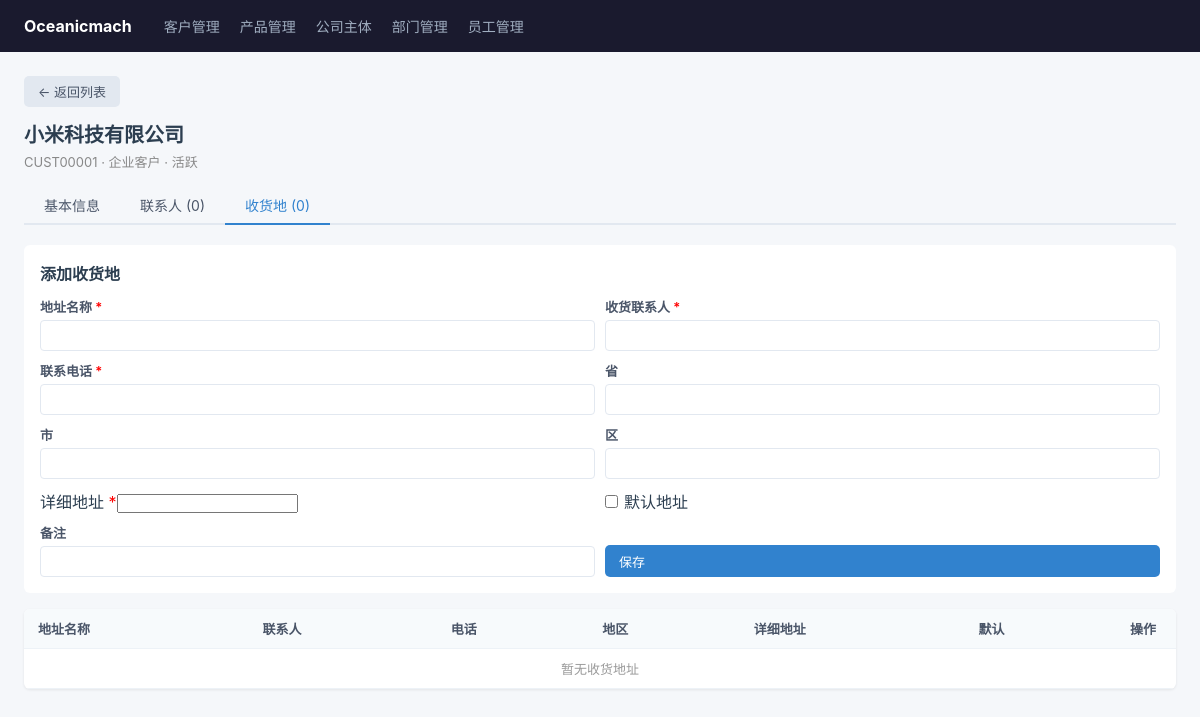
Page /customers/1?tab=addresses on the committed database.
### app/models.py (models this page shows)
class TimestampMixin:
    created_at = Column(DateTime, default=datetime.now, nullable=False)
    updated_at = Column(DateTime, default=datetime.now, onupdate=datetime.now, nullable=False)

class Customer(Base, TimestampMixin):
    __tablename__ = "customers"
    id = Column(Integer, primary_key=True, autoincrement=True)
    customer_code = Column(String(20), unique=True, nullable=False, comment="客户编号")
    name = Column(String(200), nullable=False, comment="客户全称")
    short_name = Column(String(100), comment="客户简称")
    customer_type = Column(
        SAEnum("企业客户", "个人客户", name="customer_type_enum"),
        nullable=False, comment="客户类型"
    )
    credit_code = Column(String(18), comment="统一社会信用代码")
    industry = Column(String(50), comment="所属行业")
    customer_level = Column(
        SAEnum("A", "B", "C", "D", name="customer_level_enum"),
        default="B", nullable=False, comment="客户等级"
    )
    status = Column(
        SAEnum("潜在", "活跃", "休眠", "黑名单", name="customer_status_enum"),
        default="潜在", nullable=False
    )
    source = Column(
        SAEnum("官网", "展会", "转介绍", "自主开发", name="customer_source_enum"),
        comment="客户来源"
    )
    remark = Column(Text, comment="备注")
    contacts = relationship("CustomerContact", back_populates="customer")
    addresses = relationship("CustomerAddress", back_populates="customer")

### app/routers/customers.py (the view)
@router.get("/{id}", response_class=HTMLResponse)
async def customer_detail(id: int, tab: str = "info"):
    db = SessionLocal()
    cust = db.get(Customer, id)
    if not cust:
        db.close()
        raise HTTPException(status_code=404)
    contacts = db.execute(
        select(CustomerContact).where(CustomerContact.customer_id == id)
    ).scalars().all()
    addresses = db.execute(
        select(CustomerAddress).where(CustomerAddress.customer_id == id)
    ).scalars().all()
    db.close()
    template = env.get_template("customers/detail.html")
    return HTMLResponse(template.render(customer=cust, contacts=contacts, addresses=addresses, tab=tab))

### app/templates/customers/detail.html (shortened to what this page needs)
{% extends "base.html" %}
{% block content %}
<div style="display:flex;justify-content:space-between;margin-bottom:12px;">
  <a href="/customers" class="btn" style="background:#e2e8f0;color:#4a5568;">← 返回列表</a>
</div>
<h2 style="font-size:20px;margin-bottom:4px;">{{ customer.name }}</h2>
<p style="color:#888;font-size:13px;margin-bottom:16px;">{{ customer.customer_code }} · {{ customer.customer_type }} · {{ customer.status }}</p>
<div class="tabs" style="display:flex;gap:0;margin-bottom:20px;border-bottom:2px solid #e2e8f0;">
  <a href="?tab=info" class="tab" style="padding:8px 20px;text-decoration:none;color:{% if tab=='info' %}#3182ce;border-bottom:2px solid #3182ce;margin-bottom:-2px{% else %}#4a5568{% endif %};font-size:14px;">基本信息</a>
  <a href="?tab=contacts" class="tab" style="padding:8px 20px;text-decoration:none;color:{% if tab=='contacts' %}#3182ce;border-bottom:2px solid #3182ce;margin-bottom:-2px{% else %}#4a5568{% endif %};font-size:14px;">联系人 ({{ contacts|length }})</a>
  <a href="?tab=addresses" class="tab" style="padding:8px 20px;text-decoration:none;color:{% if tab=='addresses' %}#3182ce;border-bottom:2px solid #3182ce;margin-bottom:-2px{% else %}#4a5568{% endif %};font-size:14px;">收货地 ({{ addresses|length }})</a>
</div>
{% if tab == "info" %}
<div style="display:grid;grid-template-columns:1fr 1fr;gap:12px;background:#fff;padding:20px;border-radius:6px;">
  <div><strong>客户编号</strong><br>{{ customer.customer_code }}</div>
  <div><strong>客户全称</strong><br>{{ customer.name }}</div>
  <div><strong>简称</strong><br>{{ customer.short_name or "-" }}</div>
  <div><strong>客户类型</strong><br>{{ customer.customer_type }}</div>
  <div><strong>信用代码</strong><br>{{ customer.credit_code or "-" }}</div>
  <div><strong>行业</strong><br>{{ customer.industry or "-" }}</div>
  <div><strong>客户等级</strong><br>{{ customer.customer_level }}</div>
  <div><strong>来源</strong><br>{{ customer.source or "-" }}</div>
  <div><strong>状态</strong><br>{{ customer.status }}</div>
  <div style="grid-column:span 2;"><strong>备注</strong><br>{{ customer.remark or "-" }}</div>
</div>
{% elif tab == "addresses" %}
<div style="background:#fff;padding:16px;border-radius:6px;margin-bottom:16px;">
  <h3 style="font-size:16px;margin-bottom:12px;">添加收货地</h3>
  <form method="post" action="/customers/{{ customer.id }}/addresses/save">
    <div style="display:grid;grid-template-columns:1fr 1fr;gap:10px;">
      <div class="form-group" style="margin-bottom:0;"><label>地址名称 <span style="color:red;">*</span></label><input type="text" name="address_name" required></div>
      <div class="form-group" style="margin-bottom:0;"><label>收货联系人 <span style="color:red;">*</span></label><input type="text" name="contact_person" required></div>
      <div class="form-group" style="margin-bottom:0;"><label>联系电话 <span style="color:red;">*</span></label><input type="text" name="contact_phone" required></div>
      <div class="form-group" style="margin-bottom:0;"><label>省</label><input type="text" name="province"></div>
      <div class="form-group" style="margin-bottom:0;"><label>市</label><input type="text" name="city"></div>
      <div class="form-group" style="margin-bottom:0;"><label>区</label><input type="text" name="district"></div>
      <div><label>详细地址 <span style="color:red;">*</span></label><input type="text" name="detail_address" required></div>
      <div style="display:flex;align-items:center;gap:6px;"><input type="checkbox" name="is_default" value="1"><label>默认地址</label></div>
      <div class="form-group" style="margin-bottom:0;"><label>备注</label><input type="text" name="remark"></div>
      <button type="submit" class="btn btn-primary" style="margin-top:22px;">保存</button>
    </div>
  </form>
</div>
<table>
  <thead><tr><th>地址名称</th><th>联系人</th><th>电话</th><th>地区</th><th>详细地址</th><th>默认</th><th style="width:60px;">操作</th></tr></thead>
  <tbody>
    {% if addresses|length == 0 %}<tr><td colspan="7" style="text-align:center;color:#999;">暂无收货地址</td></tr>{% endif %}
  </tbody>
</table>
{% endif %}
{% endblock %}

### app/static/css/style.css (style rules this page uses)
*, *::before, *::after { box-sizing: border-box; margin: 0; padding: 0; }
body { font-family: -apple-system, BlinkMacSystemFont, "Segoe UI", Roboto, sans-serif; background: #f5f7fa; color: #2c3e50; }
table { width: 100%; border-collapse: collapse; background: #fff; border-radius: 6px; overflow: hidden; box-shadow: 0 1px 3px rgba(0,0,0,.08); }
th, td { padding: 10px 14px; text-align: left; font-size: 13px; border-bottom: 1px solid #edf2f7; }
th { background: #f7fafc; font-weight: 600; color: #4a5568; }
.btn { display: inline-flex; align-items: center; gap: 6px; padding: 6px 14px; border: none; border-radius: 5px; font-size: 13px; cursor: pointer; text-decoration: none; }
.btn-primary { background: #3182ce; color: #fff; }
.form-group { margin-bottom: 16px; }
.form-group label { display: block; font-size: 13px; font-weight: 600; margin-bottom: 4px; color: #4a5568; }
.form-group input, .form-group select, .form-group textarea { width: 100%; padding: 7px 10px; border: 1px solid #e2e8f0; border-radius: 4px; font-size: 13px; }

### rows in the picture
Customer: name "小米科技有限公司", customer_code "CUST00001", customer_type "企业客户", status "活跃"

### other values in the picture
{{ contacts|length }} "0"
{{ addresses|length }} "0"
